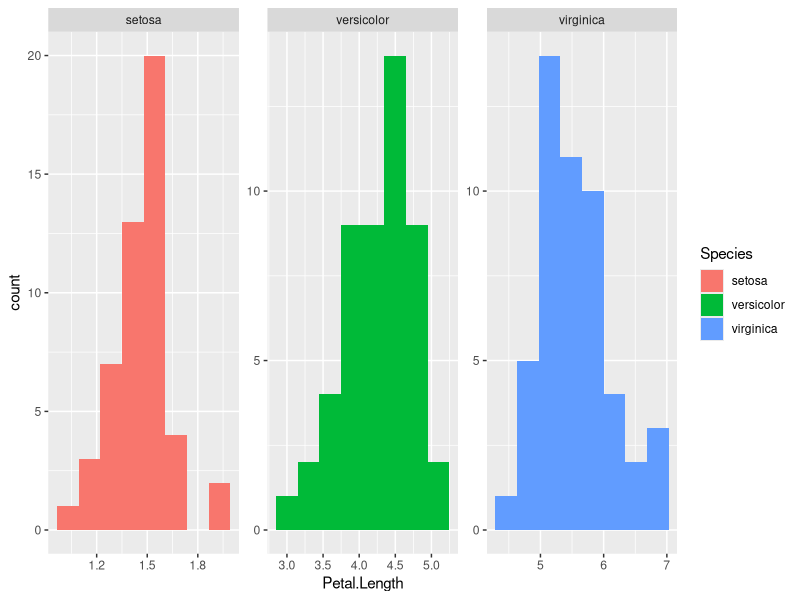
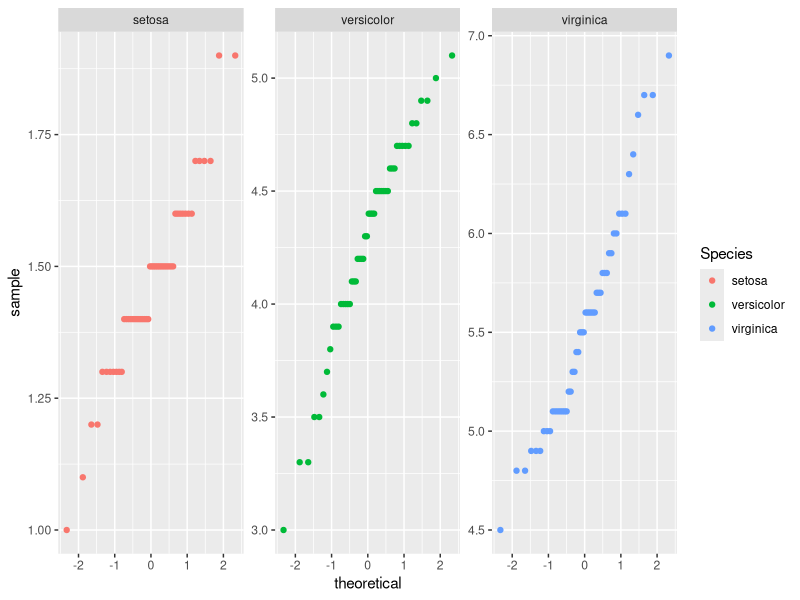
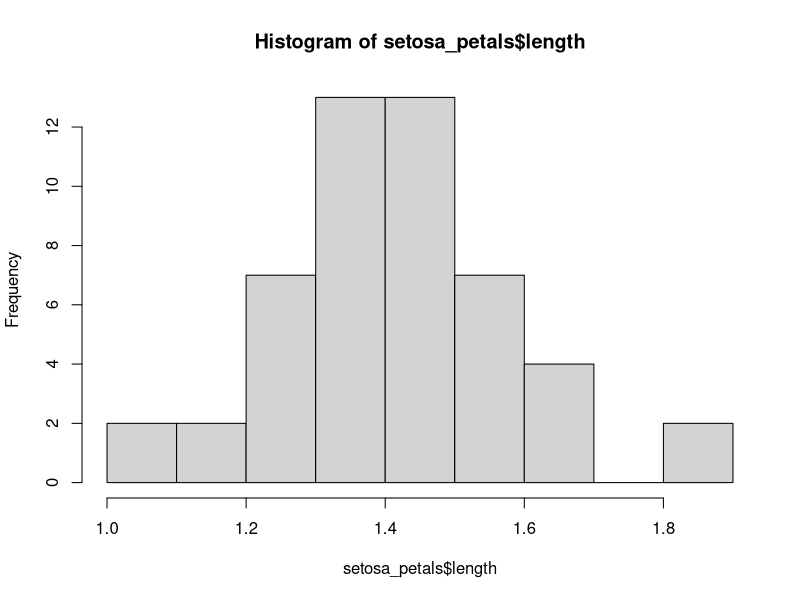
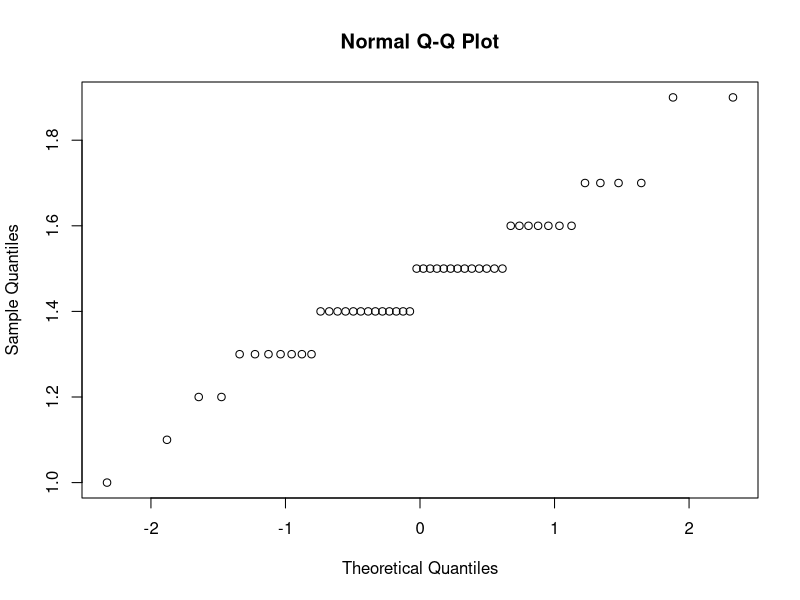
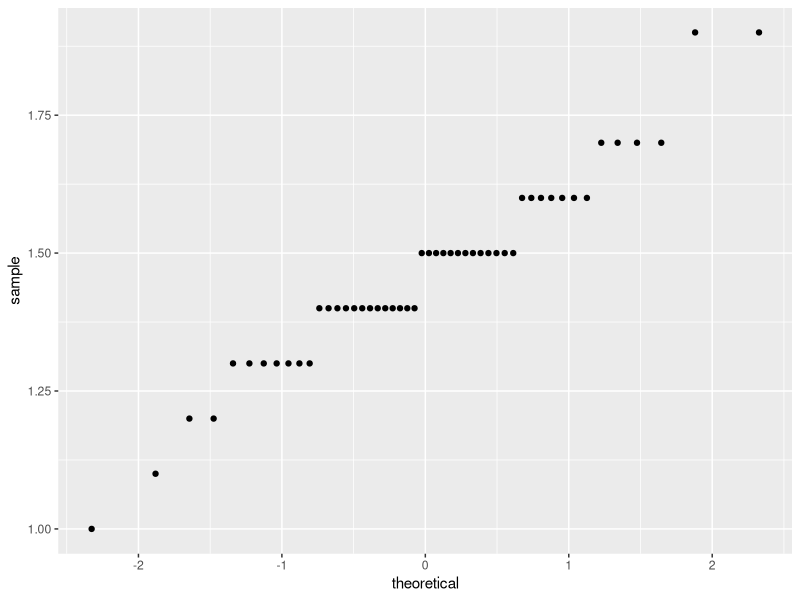
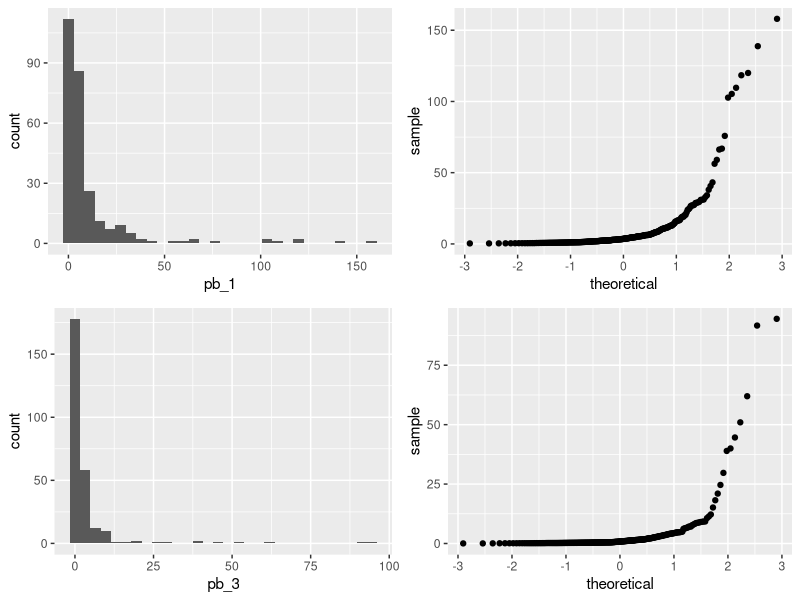

Write R code to recreate these figures, in order.
## ---- chunk 1
knitr::opts_chunk$set(echo = TRUE)
## ---- chunk 2
###############
# Packages + data
###############

library(tidyverse) 
library(ggpubr)

flint <- read_csv("flint.csv")
## ---- chunk 3
############
# Probabilities with the Z-distribution
############
cat_mean <- 9.2
cat_sd <- 1.4

less_8 <- pnorm(8, 
                mean = cat_mean, 
                sd = cat_sd) #0.196

more_10 <- pnorm(10, 
                 mean = cat_mean, 
                 sd = cat_sd, 
                 lower.tail = FALSE) #0.28

between_9_10 <- pnorm(11, mean = cat_mean, sd = cat_sd) - 
  pnorm(8, mean = cat_mean, sd = cat_sd) #0.705
## ---- chunk 4

perc_90 <- qnorm(0.9, 
                 mean = cat_mean, 
                 sd = cat_sd) #10.99 pounds

perc_30 <- qnorm(0.3, 
                 mean = cat_mean, 
                 sd = cat_sd) #8.47 pounds

## ---- chunk 5

ggplot(iris, aes(x = Petal.Length)) +
  geom_histogram(aes(fill = Species), bins = 8) +
  facet_wrap(~Species, scale = "free")

# similarly for qqplot:

ggplot(iris, aes(sample = Petal.Length)) +
  geom_qq(aes(color = Species)) +
  facet_wrap(~Species, scale = "free")


## ---- chunk 6

setosa_petals <- iris %>%
  filter(Species == "setosa") %>% 
  select(Petal.Length) %>% 
  rename(length = Petal.Length)

## ---- chunk 7

# Look at it
hist(setosa_petals$length)
qqnorm(setosa_petals$length)

# In ggplot:

ggplot(setosa_petals, aes(sample = length)) +
  geom_qq()

mean_pl <- mean(setosa_petals$length) # 1.462
sd_pl <- sd(setosa_petals$length) #0.173
## ---- chunk 8

setosa_ci <- t.test(setosa_petals$length)
setosa_ci

# 95 percent confidence interval:
#  1.412645 1.511355

# "Mean setosa petal length (n = 50) is 1.46 cm, with a 95% confidence interval of [1.41, 1.51] cm." 

# What if we wanted to find an 80% confidence interval?

setosa_ci_80 <- t.test(setosa_petals$length, conf.level = 0.8)
setosa_ci_80

## ---- chunk 9

tpetal <- t.test(setosa_petals$length, mu = 1.5)
# p = 0.12. What does this mean? Do we have enough evidence to reject the null?

## ---- chunk 10
tpetal_lower <- t.test(setosa_petals$length, mu = 1.6, alternative = "less")
# p = 4.5e-07
## ---- chunk 11

pb <- flint %>% 
  select(pb_1, pb_3)

summary(pb)

pb1hist <- ggplot(pb, aes(x = pb_1)) +
  geom_histogram()

pb1qq <- ggplot(pb, aes(sample = pb_1)) +
  geom_qq()

pb3hist <- ggplot(pb, aes(x = pb_3)) +
  geom_histogram()

pb3qq <- ggplot(pb, aes(sample = pb_3)) +
  geom_qq()

ggarrange(pb1hist, pb1qq, pb3hist, pb3qq) # Only do this if they're going to get ggpubr


## ---- chunk 12

flint_t <- t.test(pb$pb_1, pb$pb_3, alternative = "greater", paired = TRUE)
flint_t

